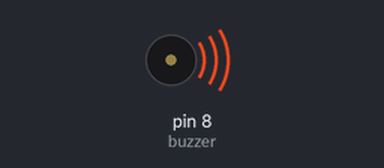
Recording of a sketch running on a simulated Arduino Uno, built with avr-gcc and run on an emulated ATmega328P. On the bench: buzzer (waves = sounding).

Above: at 2.11 s.
At 4.06 s:
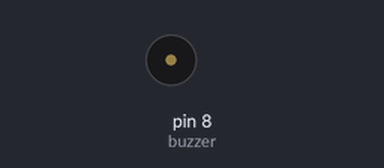
Timing chart, 0 to 4.9 s (numbered marks = the images above):
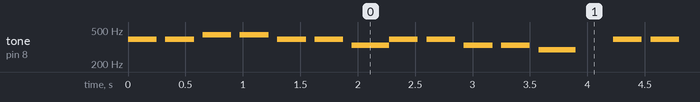

Measured:
- by itself, tone on pin 8 (buzzer): plays 392 Hz for 0.25 s, 392 Hz for 0.25 s, 440 Hz for 0.25 s, 440 Hz for 0.25 s, 392 Hz for 0.25 s, 392 Hz for 0.25 s … (370 notes in this stretch)

The sketch:

sketch_may12b.ino
```cpp
int buzzer = 8;

void setup() {
  pinMode(buzzer, OUTPUT);
}

void loop() {
  tone(buzzer, 392 ,250);
  delay(325);
  tone(buzzer, 392 ,250);
  delay(325);
  tone(buzzer, 440 ,250);
  delay(325);
  tone(buzzer, 440 ,250);
  delay(325);
  tone(buzzer, 392 ,250);
  delay(325);
  tone(buzzer, 392 ,250);
  delay(325);
  tone(buzzer, 330 ,550);
  delay(325);
  tone(buzzer, 392 ,250);
  delay(325);
  tone(buzzer, 392 ,250);
  delay(325);
  tone(buzzer, 330 ,250);
  delay(325);
  tone(buzzer, 330 ,250);
  delay(325);
  tone(buzzer, 293 ,750);
  delay(325);
  noTone(buzzer);
  delay(325);
  tone(buzzer, 392 ,250);
  delay(325);
  tone(buzzer, 392 ,250);
  delay(325);
  tone(buzzer, 440 ,250);
  delay(325);
  tone(buzzer, 440 ,250);
  delay(325);
  tone(buzzer, 392 ,250);
  delay(325);
  tone(buzzer, 392 ,250);
  delay(325);
  tone(buzzer, 329 ,500);
  delay(325);
  tone(buzzer, 392 ,250);
  delay(325);
  tone(buzzer, 329 ,250);
  delay(325);
  tone(buzzer, 293 ,250);
  delay(325);
  tone(buzzer, 329 ,250);
  delay(325);
  tone(buzzer, 261 ,750);
  delay(325);
  noTone(buzzer);
  delay(325);
}
```
